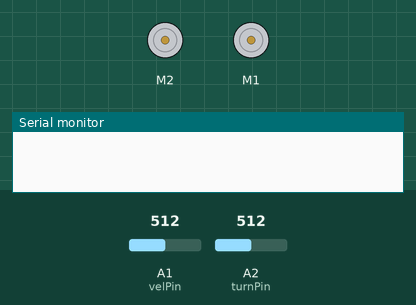
Simulated run of this sketch. Board: Arduino Uno, built with avr-gcc and run on an emulated ATmega328P. Shown: 2 × DC motor (green arrow = forward, orange = backward, longer = faster), the last lines printed to the serial monitor. Inputs (shaded band) come from the test bench; at power-on: A1 (velPin) = 512, A2 (turnPin) = 512.

Above: at 1.2 s.
1.3 s: A1 (velPin) set to 486
3.3 s: A1 (velPin) set to 455
At 4.7 s:
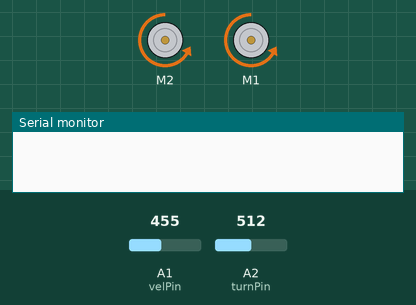
5.2 s: A2 (turnPin) set to 483
6.7 s: A2 (turnPin) set to 455
At 7.4 s:
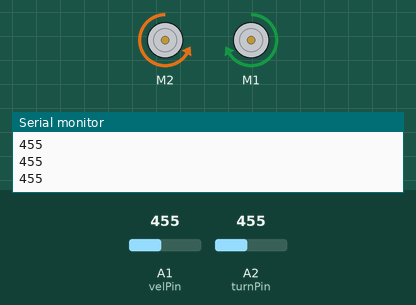
8.4 s: A2 (turnPin) set to 580
At 8.9 s:
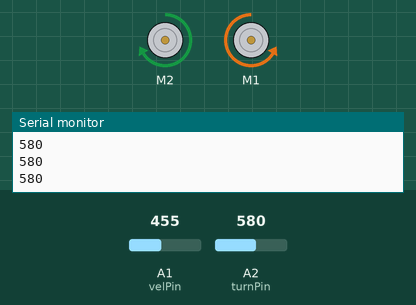
9.9 s: A2 (turnPin) set to 553
At 10.2 s:
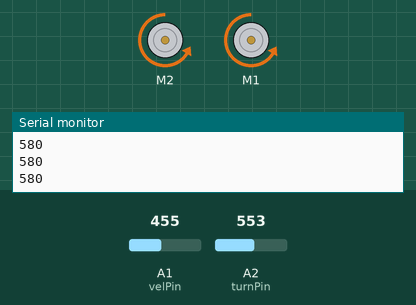
Timing chart, 0 to 12.4 s (numbered marks = the images above; inputs shaded):
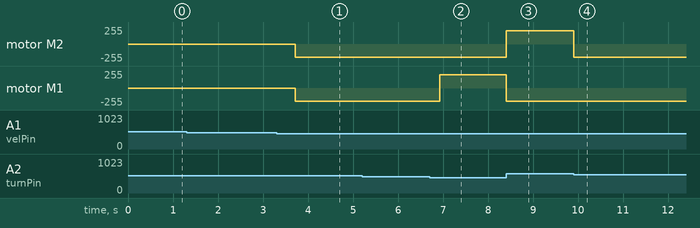

Measured:
- the behaviour switches between 470 and 469 on A1 (velPin) (found by bisection; images 0 and 1)
- the behaviour switches between 470 and 469 on A2 (turnPin) (found by bisection; images 1 and 2)
- the behaviour switches between 571 and 570 on A2 (turnPin) (found by bisection; images 3 and 4)
- after the input at 1.3 s, every drawn part: stays the same
- after the input at 3.3 s, motor M2, motor M1: stopped → backward 200/255 after 0.42 s
- after the input at 5.2 s, every drawn part: stays the same
- after the input at 6.7 s, motor M1: backward 200/255 → forward 200/255 after 0.22 s
- after the input at 8.4 s, motor M2: backward 200/255 → forward 200/255 at once; motor M1: forward 200/255 → backward 200/255 at once
- after the input at 9.9 s, motor M2: forward 200/255 → backward 200/255 at once

The sketch:

joystick_controll.ino
```cpp
#include <AFMotor.h>

AF_DCMotor Rmotor(1);
AF_DCMotor Lmotor(2);

#define turnPin A2
#define velPin A1
int vel = 0;
int velocity = 0;
boolean front = true;

void setup() {
  pinMode(turnPin, INPUT);
  pinMode(velPin, INPUT);
  Serial.begin(9600);
  Lmotor.setSpeed(velocity);
  Rmotor.setSpeed(velocity);
  Rmotor.run(RELEASE);
  Lmotor.run(RELEASE);
}

void loop() {
  if (analogRead(velPin)<470 or analogRead(velPin)>570) {
    int acc = map(analogRead(velPin), 0, 1023, -10, 10);
    vel += acc;
    vel = max(vel, -20);
    vel = min(vel, 20);
    if (vel < 0) {
      front = false;
    } else {
      front = true;
    }
    if (abs(vel) <= 8) {
      Lmotor.run(RELEASE);
      Rmotor.run(RELEASE);
    } else {
      Lmotor.setSpeed(200);        // sets L motor speed
      Rmotor.setSpeed(200);        // sets R motor speed
      goStraight();
      delay(200);
    }
  }
  if (analogRead(turnPin) < 470) { //turn left
    while (analogRead(turnPin) < 470) {
      Rmotor.run(FORWARD);
      Lmotor.run(BACKWARD);
      Serial.println(analogRead(turnPin));
    }
    goStraight();
  }
  if (analogRead(turnPin) > 570) { // turn right
    while (analogRead(turnPin) > 570) {
      Rmotor.run(BACKWARD);
      Lmotor.run(FORWARD);
      Serial.println(analogRead(turnPin));
    }
    goStraight();
  }
  delay(100);
}

void goStraight() {
  if (front) {
    Rmotor.run(FORWARD);
    Lmotor.run(FORWARD);
  } else {
    Rmotor.run(BACKWARD);
    Lmotor.run(BACKWARD);
  }
}
```
